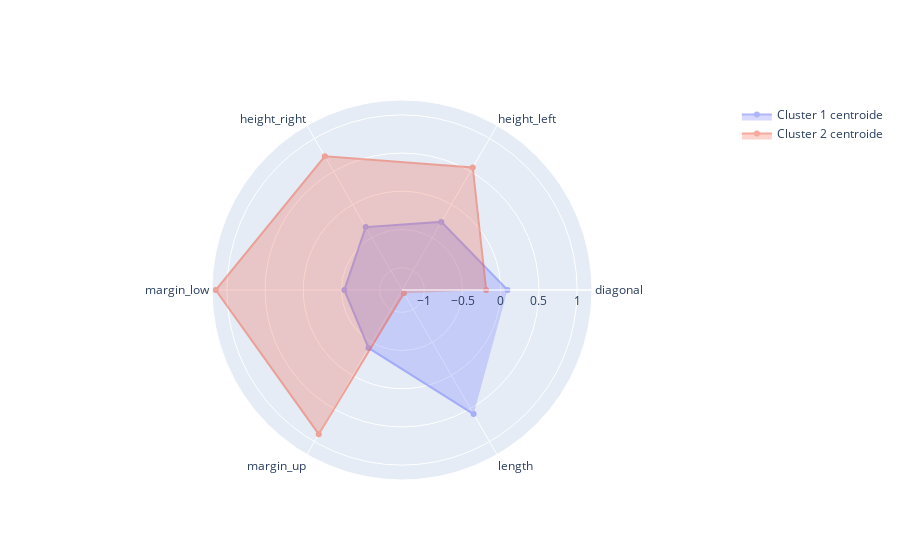

The notebook cell this image was saved under:
### Code cell
# plot polar chart centroids
categories = centroids_km_2.columns
fig = go.Figure()
fig.add_trace(go.Scatterpolar(r=centroids_km_2.iloc[0], theta=categories, fill='toself', name='Cluster 1 centroide'))
fig.add_trace(go.Scatterpolar(r=centroids_km_2.iloc[1], theta=categories, fill='toself', name='Cluster 2 centroide'))
fig.update_traces(opacity=0.5, selector=dict(type='scatterpolar'))
fig.show()

### Figure 1 — Plotly figure (JSON) as saved in the notebook; plotly's stock layout.template omitted (floating-point values rounded to 4 significant figures)
{"data": [{"fill": "toself", "name": "Cluster 1 centroide", "opacity": 0.5, "r": [0.08913, -0.2626, -0.3413, -0.5371, -0.4158, 0.5825], "theta": ["diagonal", "height_left", "height_right", "margin_low", "margin_up", "length"], "type": "scatterpolar"}, {"fill": "toself", "name": "Cluster 2 centroide", "opacity": 0.5, "r": [-0.1901, 0.5601, 0.728, 1.146, 0.8869, -1.243], "theta": ["diagonal", "height_left", "height_right", "margin_low", "margin_up", "length"], "type": "scatterpolar"}], "layout": {}}
